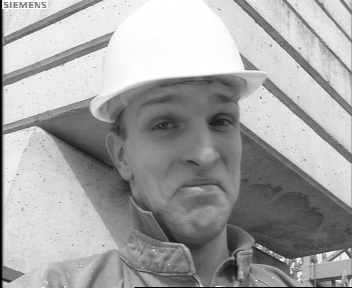
#> input picture PracticasTDI/P8/foremanY69.png, 352 x 288 px
$ jupyter execute --allow-errors arrow.ipynb   (shell and % lines are left out)
#> lines starting #> are read from the running program, lines starting #| are printed output that depends on the picture
### PracticasTDI/P8/hbma.py
# -*- coding: utf-8 -*-
"""
Created on Tue Mar 23 10:59:47 2021

@author: anusk
"""

import cv2
import numpy as np

def HBMA(targetFrame, anchorFrame, blocksize,L):

    anchorFrame = anchorFrame.astype('uint16')
    targetFrame = targetFrame.astype('uint16')
    predictFrame = np.zeros(anchorFrame.shape)
    accuracy = 1
    p =16
    frameH, frameW = anchorFrame.shape

    accuracy = 1
    rangs = np.array([-32,-32])
    rang6= np.array([32,32])
    m=0
    factor=2**(L-1)
    e = 0.0000000000000000000001

    #initial motion vectors
    mv_x = 0
    mv_y = 0
    dx =[]
    dy=[]
    ox = np.zeros(int(frameH*frameW/blocksize**2))
    oy=np.zeros(int(frameH*frameW/blocksize**2))

    error = 255*blocksize*blocksize*100

    #Upownsample
    upanchorframe = np.zeros([frameH*2,frameW*2], dtype = np.uint16)
    upanchorframe[0:(frameH*2-1):2, 0:(frameW*2-1):2] = anchorFrame
    upanchorframe[0:(frameH*2-1):2, 1:(frameW*2-2):2] = (anchorFrame[:,0:frameW-1]+anchorFrame[:,1:frameW])/2
    upanchorframe[1:(frameH*2-2):2, 0:(frameW*2-1):2] = (anchorFrame[0:frameH-1, :]+anchorFrame[1:frameH, :])/2
    upanchorframe[1:(frameH*2-2):2, 1:(frameW*2-2):2] = (anchorFrame[0:frameH-1,0:frameW-1]+ anchorFrame[0:frameH-1, 1:frameW]+anchorFrame[1:frameH, 0:frameW-1]+anchorFrame[1:frameH,1:frameW])/4

    #Downsample

    anchorDown1 = np.copy(anchorFrame)
    targetDown1 = np.copy(targetFrame)
    targetDown2 = np.zeros([int(frameH/2),int(frameW/2)], dtype = np.uint16)
    targetDown2[0:int(frameH/2),0:int(frameW/2)] = targetFrame[0:frameH:2,0:frameW:2]
    targetDown3 = np.zeros([int(frameH/4),int(frameW/4)], dtype = np.uint16)
    targetDown3[0:int(frameH/4),0:int(frameW/4)] = targetDown2[0:int(frameH/2):2,0:int(frameW/2):2]

    anchorDown2 = np.zeros([int(frameH/2),int(frameW/2)], dtype = np.uint16)
    anchorDown2[0:int(frameH/2),0:int(frameW/2)] = anchorFrame[0:frameH:2,0:frameW:2]
    anchorDown3 = np.zeros([int(frameH/4),int(frameW/4)], dtype = np.uint16)
    anchorDown3[0:int(frameH/4),0:int(frameW/4)] = anchorDown2[0:int(frameH/2):2,0:int(frameW/2):2]
    predictFrame = np.copy(anchorFrame)

    #Search fields range for each level
    rangs = rangs/(factor+e)
    rang6 =rang6/(factor+e)
    frameH = int(frameH/(factor+e))
    frameW = int(frameW/(factor+e))
    rangestart = [0,0]
    rangeEnd =[0,0]


    for i in range(0, frameH-blocksize+1, blocksize):

        rangestart[0] = int(i + rangs[0])
        rangeEnd[0] = int(i + blocksize + rang6[0]) #-1

        if rangestart[0] < 0:
            rangestart[0] =0

        if rangeEnd[0]> frameH:
            rangeEnd[0] = frameH

        for j in range(0, frameW-blocksize+1, blocksize):

            rangestart[1] = int(j + rangs[1])
            rangeEnd[1] = int(j + blocksize + rang6[1]) #-1

            if rangestart[1] < 0:
                rangestart[1] =0

            if rangeEnd[1]> frameW*accuracy:
                rangeEnd[1] = int(frameW*accuracy)


            tmpt = np.zeros(targetDown3.shape, dtype = np.int16)
            tmpa = np.zeros(targetDown3.shape, dtype = np.int16)
            tmpt[:,:] = targetDown3[:,:]
            tmpa[:,:] = anchorDown3[:,:]

            #EBMA SCRIPT
            anchorBlock = np.zeros([blocksize,blocksize], np.int16)
            anchorBlock = tmpa[i:i+blocksize, j:j+blocksize]


            for y in range(rangestart[0], rangeEnd[0]-blocksize+1):
                for x in range(rangestart[1], rangeEnd[1]-blocksize+1):
                    downtargetFrame = tmpt[y:y+accuracy*blocksize:accuracy, x:x+accuracy*blocksize:accuracy]
                    #calculate error

                    temp_error = np.sum(np.absolute(anchorBlock -downtargetFrame))

                    if temp_error < error:

                        error = temp_error
                        while len(dx)<=m:
                            dx.append(0)
                            dy.append(0)

                        mv_x = x/accuracy-j
                        mv_y = y/accuracy-i
                        dx[m]= mv_x
                        dy[m]= mv_y

            ox[m] =i
            oy[m] =j
            m= m+1
    dy = np.asarray(dy)
    dx = np.asarray(dx)

    for ii in range(L-1 , 0, -1):
          print(ii)
          dx= dx*2
          dy = dy*2
          frameH = frameH*2

          lineW = np.floor(frameW/blocksize)
          frameW = frameW*2
          ttt = dy.size -1
          m = 0
          dxx =np.zeros(int(frameH*frameW/blocksize**2))
          dyy=np.zeros(int(frameH*frameW/blocksize**2))

          for i in range(0, frameH-blocksize+1, blocksize):
            baseline = round(((i+1)/2)/blocksize) * lineW

            for j in range(0, frameW-blocksize+1, blocksize):
                mindx = int(np.floor(baseline+ round(((j+1)/2)/blocksize)+1))

                if mindx>ttt:
                    mindx = ttt


                rangestart[0] = np.int16(i+dy[mindx]+rangs[0])
                rangeEnd[0]= np.int16(i+dy[mindx]+blocksize+rang6[0])

                if rangestart[0] < 0:
                    rangestart[0] =0

                if rangeEnd[0]> frameH:
                    rangeEnd[0] = frameH

                rangestart[1] = np.int16(j + dx[mindx]+rangs[1])
                rangeEnd[1] = np.int16(j + dx[mindx] + blocksize +rang6[1])

                if rangestart[1] < 0:
                    rangestart[1] =0

                if rangeEnd[1]> frameW*accuracy:
                    rangeEnd[1] = int(frameW*accuracy)

               #Level 2

                if ii==2:
                    tmpt=targetDown2[:,:]
                    tmpa = anchorDown2[:,:]

                if ii==1:
                    tmpt=targetDown1[:,:]
                    tmpa = anchorDown1[:,:]

                tmpt = np.int16(tmpt)
                tmpa = np.int16(tmpa)
                anchorBlock = tmpa[i:i+blocksize, j:j+blocksize]
                mv_x =0
                mv_y=0
                error = 255*blocksize*blocksize*100
                for y in range(rangestart[0], rangeEnd[0]-blocksize+1):
                    for x in range(rangestart[1], rangeEnd[1]-blocksize+1):
                        downtargetFrame = tmpt[y:y+accuracy*blocksize:accuracy, x:x+accuracy*blocksize:accuracy]
                        temp_error = np.sum(np.absolute(anchorBlock -downtargetFrame))

                        if temp_error<error:
                            error = temp_error
                            mv_x = x/accuracy-j
                            mv_y = y/accuracy-i

                            dxx[m]= mv_x
                            dyy[m]= mv_y
                            predictFrame[i:i+blocksize, j:j+blocksize] = downtargetFrame


                    ox[m] = j
                    oy[m] =i


                m = m+1


          dx = dxx
          dy = dyy

    mv_d = [dx,dy]
    mv_o = [ox, oy]


    return [np.uint8(predictFrame), mv_o, mv_d]


# [11 lines that do not run on import are left out]

### PracticasTDI/P8/PhaseCorrelation.py
# -*- coding: utf-8 -*-
"""
Created on Fri Apr  2 18:30:03 2021

@author: anusk
"""

import cv2
import numpy as np
import scipy.interpolate as spi
from matplotlib import pyplot as plt

def PhaseCorrelation(anchorFrame, targetFrame):

    anchorFrame =np.double(anchorFrame)
    targetFrame =np.double(targetFrame)
    frame = np.dstack((anchorFrame, targetFrame))

    dimy = anchorFrame.shape[0]
    dimx = anchorFrame.shape[1]

    blockx = 16
    blocky = 16

    matchy=np.zeros([int(dimy/blocky),int(dimx/blockx)], np.double)
    matchx=np.zeros([int(dimy/blocky),int(dimx/blockx)], np.double)
    halfy=np.zeros([int(dimy/blocky),int(dimx/blockx)], np.double)
    halfx=np.zeros([int(dimy/blocky),int(dimx/blockx)], np.double)

    #window de fft
    T = 32
    winv=np.arange(32)
    alpha=0
    a =(winv-(T/2))/T
    b = np.cos(alpha*np.pi*((winv-(T/2))/T))
    c = 1-np.square(2*alpha*(winv-(T/2))/T)
    window= np.array([np.sinc(a*b/c)])
    windowT = window.T
    windowT.T
    window = windowT @ window

    for loopi in range(2,int(dimy/blocky)):

        for loopj in range(2,int(dimx/blockx)):
            ybound1 = (loopi-1)*blocky
            ybound2 = loopi*blocky
            xbound1 = (loopj-1)*blockx
            xbound2 = loopj*blockx

            #divide frame into blocks
            previous = anchorFrame[ybound1-8:ybound2+8, xbound1-8:xbound2+8]
            block = targetFrame[ybound1-8:ybound2+8, xbound1-8:xbound2+8]
            B_prev = np.fft.fft2(previous,[blocky*2,blockx*2])
            B_curr = np.fft.fft2(block*window,[blocky*2,blockx*2])
            mul = B_curr*np.conj(B_prev)
            mag = np.abs(mul)
            mag[mag==0] = 1e-31
            C = mul/mag
            c=np.fft.fftshift(np.abs(np.fft.ifft2(C)))
            [tempy,tempx] = np.where(c==c.max())
            matchy[loopi-1,loopj-1]=tempy[0]-blocky
            matchx[loopi-1,loopj-1]=tempx[0]-blockx

            if tempy[0]>=1 and tempy[0]+1<=31:
                tt = np.arange(-1,2)
                ppy = np.array([c[tempy[0]-1,tempx[0]],
                                c[tempy[0],tempx[0]],
                                c[tempy[0]+1,tempx[0]]])
                ii=np.arange(-1,1.5,0.5)
                iiy= spi.interp1d(tt,ppy,kind="quadratic", fill_value="extrapolate")(ii)
                if iiy[1]>c[tempy[0],tempx[0]]:
                    halfy[loopi-1,loopj-1]=-1
                elif iiy[3]>c[tempy[0],tempx[0]]:
                    halfy[loopi-1,loopj-1]=-1

            if tempx[0]>=1 and tempx[0]+1<31:
                tt = np.arange(-1,2)
                ppx = np.array([c[tempy[0],tempx[0]-1],
                                c[tempy[0],tempx[0]],
                                c[tempy[0],tempx[0]+1]])
                ii=np.arange(-1,1.5,0.5)
                iix= spi.interp1d(tt,ppx,kind="quadratic", fill_value="extrapolate")(ii)
                if iix[1]>c[tempy[0],tempx[0]]:
                    halfx[loopi-1,loopj-1]=-1
                elif iix[3]>c[tempy[0],tempx[0]]:
                    halfx[loopi-1,loopj-1]=-1

    fig,ax = plt.subplots()
    ax.quiver(matchx,matchy)
    plt.show()

    #MC prediction
    predict = np.zeros([dimy,dimx], np.double)

    for loopi in range(1, int(dimy/blocky)+1):
        for loopj in range(1, int(dimx/blockx)+1):
            ybound1 = (loopi-1)*blocky
            ybound2 = loopi*blocky
            xbound1 = (loopj-1)*blockx
            xbound2 = loopj*blockx

            offy = -matchy[loopi-1,loopj-1]
            offx = -matchx[loopi-1,loopj-1]

            pred = anchorFrame[abs(int(ybound1+offy)):abs(int(ybound2+offy)), abs(int(xbound1+offx)):abs(int(xbound2+offx))]

            if halfy[loopi-1,loopj-1] == 1:
                average = anchorFrame[abs(int(ybound1+offy))-1:abs(int(ybound2+offy))-1,
                                      abs(int(xbound1+offx)):abs(int(xbound2+offx))]
                pred = 0.5*(pred+average)
            elif halfy[loopi-1,loopj-1] ==-1:
                average = anchorFrame[abs(int(ybound1+offy))+1:abs(int(ybound2+offy))+1,
                                      abs(int(xbound1+offx)):abs(int(xbound2+offx))]
                pred = 0.5*(pred+average)

            predict[ybound1:ybound2,xbound1:xbound2] = pred

    plt.figure()
    plt.imshow(predict,cmap='gray')
    plt.show()

    matchyy= matchy +0.5*halfy
    matchxx = matchx +0.5*halfx

    dy = matchyy[1:int(dimy/blocky)-1, 1:int(dimx/blockx)-1]
    dx = matchxx[1:int(dimy/blocky)-1, 1:int(dimx/blockx)-1]

    rangey = np.arange(np.min(dy), np.max(dy)+0.5,.05)

    print(rangey.dtype)

# [5 lines that do not run on import are left out]


### PracticasTDI/P8/arrow.ipynb
[cell 1]
from matplotlib import pyplot as plt
import numpy as np
import cv2
import ebma
import hbma

[cell 2]
anchorframe = cv2.imread('foremanY69.png',0)
#> anchorframe is the input picture: shape (288, 352); min 0, max 255, mean 164.6
targetframe = cv2.imread('foremanY72.png',0)
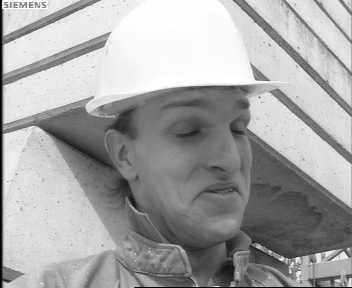
#> input picture PracticasTDI/P8/foremanY72.png, 352 x 288 px
#> targetframe is the input picture: shape (288, 352); min 0, max 255, mean 164.9

#> (the rest of this cell did not finish here and is left out)

[cell 3]
fig, ax =plt.subplots()
ax.imshow(anchorframe, cmap='gray')
#> (the rest of this cell did not finish here and is left out)

[cell 4]
anchorframe = cv2.imread('foremanY69.png',0)
targetframe = cv2.imread('foremanY72.png',0)
hbmaFrame, origin, direction= hbma.HBMA(targetframe, anchorframe, 16,3)
#> in HBMA, `upanchorframe[0:(frameH*2-1):2, 1:(frameW*2-2):2] = (anchorFrame[:,0:f..`:
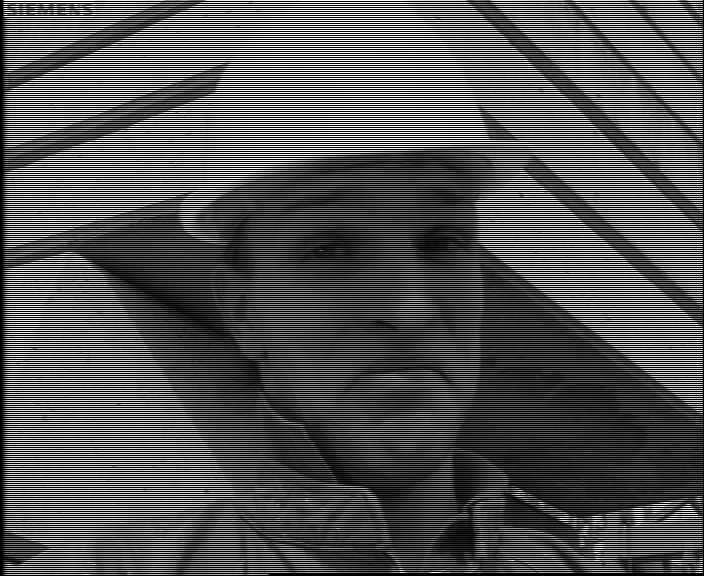
#> upanchorframe: shape (576, 704) uint16; min 0, max 255, mean 82.2
#> in HBMA, `upanchorframe[1:(frameH*2-2):2, 0:(frameW*2-1):2] = (anchorFrame[0:fra..`:
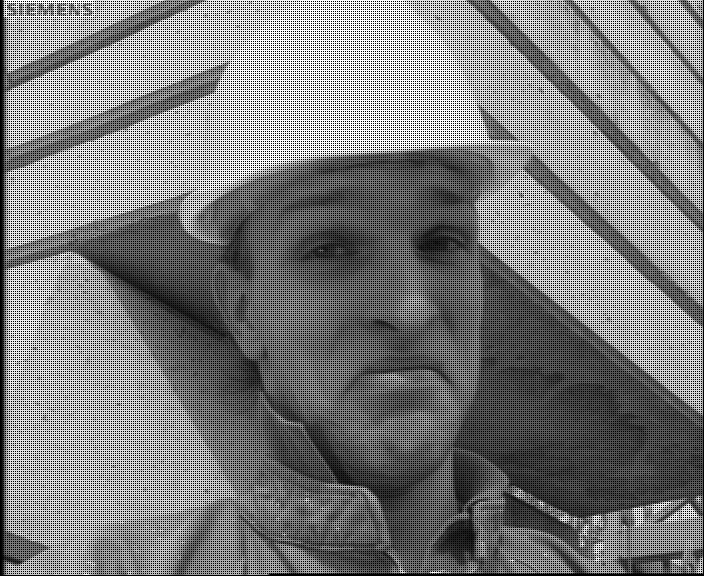
#> upanchorframe: shape (576, 704) uint16; min 0, max 255, mean 123.1
#> in HBMA, `anchorDown3[0:int(frameH/4),0:int(frameW/4)] = anchorDown2[0:int(frame..`:
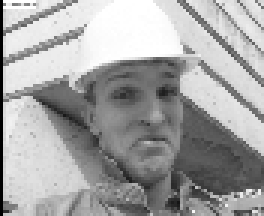
#> anchorDown3: shape (72, 88) uint16 (shown 3 times larger); min 0, max 255, mean 164.4
#> after the loop in HBMA, `for i in range(0, frameH-blocksize+1, blocksize):`: dx = [0, 0, 0]; error = 511; m = 20; mv_x = 0; ox = 396 values, max 48 at index 15, min 0 at index 0, mean 1.21; oy = 396 values, max 64 at index 4, min 0 at index 0, mean 1.62; rangeEnd = [72, 88]; rangestart = [40, 56]
#> the loop in HBMA, `for ii in range(L-1 , 0, -1):` made 2 passes
#> after the loop in HBMA, `for ii in range(L-1 , 0, -1):`:
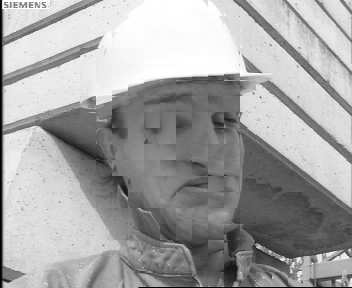
#> predictFrame: shape (288, 352) uint16; min 0, max 255, mean 163.9
#> after the loop in HBMA, `for ii in range(L-1 , 0, -1):`: frameH = 288; frameW = 352; ox = 396 values, max 336 at index 21, min 0 at index 0, mean 168; oy = 396 values from 0 to 272; rangeEnd = [288, 352]; rangestart = [264, 326]
#> origin = 2 items; direction = 2 items
plt.figure('foreman 2')
plt.imshow(hbmaFrame, cmap='gray')
plt.xticks([]), plt.yticks([])  # this hides the axis ticks
for spine in plt.gca().spines.values():  #hide image border
    spine.set_visible(False)
plt.show()

[cell 5]
fig2, ax2 =plt.subplots()
ax2.imshow(anchorframe, cmap='gray')
ax2.quiver(origin[0], origin[1], direction[0], -direction[1], color =[1,0,0, 1])
plt.show()
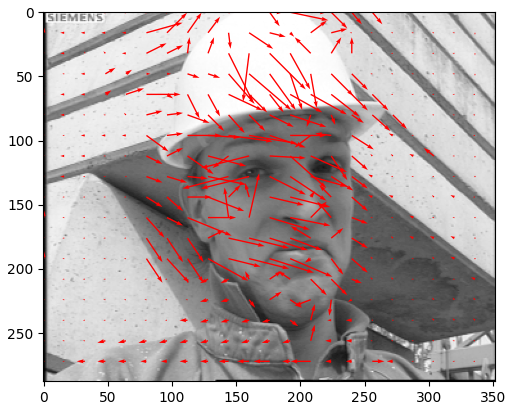
#> figure drawn by matplotlib, 1 panel

[cell 6]
from PhaseCorrelation import PhaseCorrelation

[cell 7]
PhaseCorrelation(anchorframe, targetframe)
#> in PhaseCorrelation, `dimy = anchorFrame.shape[0]`: dimy = 288
#> in PhaseCorrelation, `dimx = anchorFrame.shape[1]`: dimx = 352
#> after the loop in PhaseCorrelation, `for loopi in range(2,int(dimy/blocky)):`:
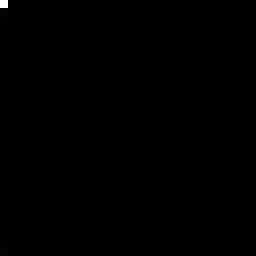
#> mag: shape (32, 32) float64 (shown 8 times larger); min 16.86, max 2.02e+10, mean 21705507.9; drawn with min black and max white
#> after the loop in PhaseCorrelation, `for loopi in range(2,int(dimy/blocky)):`:
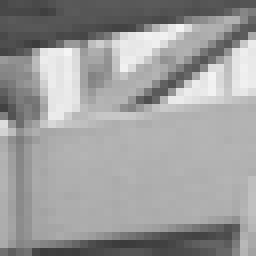
#> previous: shape (32, 32) float64 (shown 8 times larger); min 59, max 245, mean 156.4
#> in PhaseCorrelation, `plt.show()`:
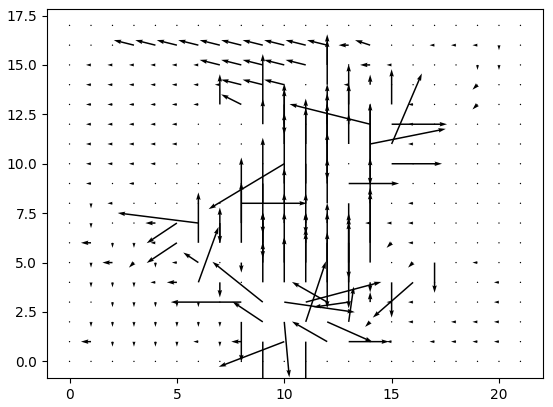
#> figure drawn by matplotlib, 1 panel
#> after the loop in PhaseCorrelation, `for loopi in range(1, int(dimy/blocky)+1):`:
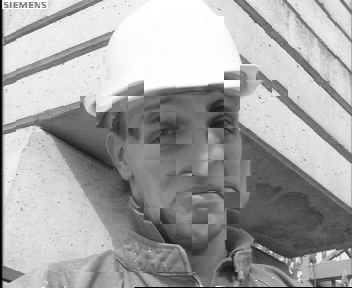
#> predict: shape (288, 352) float64; min 0, max 255, mean 165.4
#| float64
